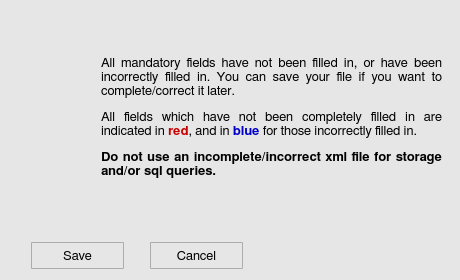
<?xml version="1.0" encoding="UTF-8"?>
<ui version="4.0">
 <class>fillWindow</class>
 <widget class="QWidget" name="fillWindow">
  <property name="geometry">
   <rect>
    <x>0</x>
    <y>0</y>
    <width>460</width>
    <height>280</height>
   </rect>
  </property>
  <property name="minimumSize">
   <size>
    <width>460</width>
    <height>200</height>
   </size>
  </property>
  <property name="maximumSize">
   <size>
    <width>460</width>
    <height>280</height>
   </size>
  </property>
  <property name="font">
   <font>
    <family>FreeSans</family>
    <pointsize>10</pointsize>
    <stylestrategy>PreferAntialias</stylestrategy>
    <kerning>true</kerning>
   </font>
  </property>
  <property name="windowTitle">
   <string>Warning</string>
  </property>
  <property name="windowIcon">
   <iconset>
    <normaloff>icons/warning_popup_icon.svg</normaloff>icons/warning_popup_icon.svg</iconset>
  </property>
  <property name="styleSheet">
   <string notr="true">QWidget {
	background-color: rgb(230,230,230);
}</string>
  </property>
  <layout class="QGridLayout" name="gridLayout">
   <item row="0" column="0">
    <layout class="QVBoxLayout" name="verticalLayout_3">
     <item>
      <layout class="QHBoxLayout" name="horizontalLayout">
       <item>
        <layout class="QVBoxLayout" name="verticalLayout_2">
         <item>
          <widget class="QLabel" name="fw_label_2">
           <property name="minimumSize">
            <size>
             <width>50</width>
             <height>50</height>
            </size>
           </property>
           <property name="maximumSize">
            <size>
             <width>50</width>
             <height>50</height>
            </size>
           </property>
           <property name="text">
            <string/>
           </property>
           <property name="pixmap">
            <pixmap>icons/warning_popup_icon.svg</pixmap>
           </property>
           <property name="scaledContents">
            <bool>true</bool>
           </property>
          </widget>
         </item>
         <item>
          <spacer name="verticalSpacer_3">
           <property name="orientation">
            <enum>Qt::Vertical</enum>
           </property>
           <property name="sizeHint" stdset="0">
            <size>
             <width>20</width>
             <height>18</height>
            </size>
           </property>
          </spacer>
         </item>
        </layout>
       </item>
       <item>
        <spacer name="horizontalSpacer">
         <property name="orientation">
          <enum>Qt::Horizontal</enum>
         </property>
         <property name="sizeType">
          <enum>QSizePolicy::Fixed</enum>
         </property>
         <property name="sizeHint" stdset="0">
          <size>
           <width>20</width>
           <height>20</height>
          </size>
         </property>
        </spacer>
       </item>
       <item>
        <widget class="QLabel" name="fw_label_1">
         <property name="minimumSize">
          <size>
           <width>341</width>
           <height>120</height>
          </size>
         </property>
         <property name="maximumSize">
          <size>
           <width>341</width>
           <height>200</height>
          </size>
         </property>
         <property name="font">
          <font>
           <family>FreeSans</family>
           <pointsize>10</pointsize>
           <weight>50</weight>
           <bold>false</bold>
           <stylestrategy>PreferAntialias</stylestrategy>
           <kerning>true</kerning>
          </font>
         </property>
         <property name="text">
          <string>&lt;html&gt;&lt;head/&gt;&lt;body&gt;&lt;p align=&quot;justify&quot;&gt;All mandatory fields have not been filled in, or have been incorrectly filled in. You can save your file if you want to complete/correct it later.&lt;/p&gt;&lt;p align=&quot;justify&quot;&gt;All fields which have not been completely filled in are indicated in &lt;span style=&quot; font-weight:600; color:#c80000;&quot;&gt;red&lt;/span&gt;, and in &lt;span style=&quot; font-weight:600; color:#0000c8;&quot;&gt;blue&lt;/span&gt; for those incorrectly filled in.&lt;/p&gt;&lt;p align=&quot;justify&quot;&gt;&lt;span style=&quot; font-weight:600;&quot;&gt;Do not use an incomplete/incorrect xml file for storage and/or sql queries.&lt;/span&gt;&lt;/p&gt;&lt;/body&gt;&lt;/html&gt;</string>
         </property>
         <property name="wordWrap">
          <bool>true</bool>
         </property>
        </widget>
       </item>
      </layout>
     </item>
     <item>
      <spacer name="verticalSpacer">
       <property name="orientation">
        <enum>Qt::Vertical</enum>
       </property>
       <property name="sizeType">
        <enum>QSizePolicy::Fixed</enum>
       </property>
       <property name="sizeHint" stdset="0">
        <size>
         <width>20</width>
         <height>13</height>
        </size>
       </property>
      </spacer>
     </item>
     <item>
      <layout class="QHBoxLayout" name="horizontalLayout_2">
       <item>
        <spacer name="horizontalSpacer_4">
         <property name="orientation">
          <enum>Qt::Horizontal</enum>
         </property>
         <property name="sizeType">
          <enum>QSizePolicy::Fixed</enum>
         </property>
         <property name="sizeHint" stdset="0">
          <size>
           <width>20</width>
           <height>20</height>
          </size>
         </property>
        </spacer>
       </item>
       <item>
        <widget class="QToolButton" name="fw_okButton">
         <property name="minimumSize">
          <size>
           <width>93</width>
           <height>27</height>
          </size>
         </property>
         <property name="maximumSize">
          <size>
           <width>93</width>
           <height>27</height>
          </size>
         </property>
         <property name="font">
          <font>
           <family>FreeSans</family>
           <pointsize>10</pointsize>
           <weight>50</weight>
           <bold>false</bold>
           <stylestrategy>PreferDefault</stylestrategy>
           <kerning>true</kerning>
          </font>
         </property>
         <property name="styleSheet">
          <string notr="true">QToolButton {
	border: 1px solid #acacac;
	border-radius: 1px;
	background-color: qlineargradient(x1:0, y1:0, x2:0, y2:1,
									stop:0 #f0f0f0, stop:1 #e5e5e5);
}

QToolButton:hover {
	border: 1px solid #7eb4ea;
	border-radius: 1px;
	background-color: qlineargradient(x1:0, y1:0, x2:0, y2:1,
									stop:0 #ecf4fc, stop:1 #dcecfc);
}

QToolButton:pressed {
	border: 1px solid #579de5;
	border-radius: 1px;
	background-color: qlineargradient(x1:0, y1:0, x2:0, y2:1,
									stop:0 #daecfc, stop:1 #c4e0fc);
}</string>
         </property>
         <property name="text">
          <string>Save</string>
         </property>
         <property name="toolButtonStyle">
          <enum>Qt::ToolButtonTextOnly</enum>
         </property>
        </widget>
       </item>
       <item>
        <spacer name="horizontalSpacer_3">
         <property name="orientation">
          <enum>Qt::Horizontal</enum>
         </property>
         <property name="sizeType">
          <enum>QSizePolicy::Fixed</enum>
         </property>
         <property name="sizeHint" stdset="0">
          <size>
           <width>20</width>
           <height>20</height>
          </size>
         </property>
        </spacer>
       </item>
       <item>
        <widget class="QToolButton" name="fw_cancelButton">
         <property name="minimumSize">
          <size>
           <width>93</width>
           <height>27</height>
          </size>
         </property>
         <property name="maximumSize">
          <size>
           <width>93</width>
           <height>27</height>
          </size>
         </property>
         <property name="font">
          <font>
           <family>FreeSans</family>
           <pointsize>10</pointsize>
           <weight>50</weight>
           <bold>false</bold>
           <stylestrategy>PreferDefault</stylestrategy>
           <kerning>true</kerning>
          </font>
         </property>
         <property name="styleSheet">
          <string notr="true">QToolButton {
	border: 1px solid #acacac;
	border-radius: 1px;
	background-color: qlineargradient(x1:0, y1:0, x2:0, y2:1,
									stop:0 #f0f0f0, stop:1 #e5e5e5);
}

QToolButton:hover {
	border: 1px solid #7eb4ea;
	border-radius: 1px;
	background-color: qlineargradient(x1:0, y1:0, x2:0, y2:1,
									stop:0 #ecf4fc, stop:1 #dcecfc);
}

QToolButton:pressed {
	border: 1px solid #579de5;
	border-radius: 1px;
	background-color: qlineargradient(x1:0, y1:0, x2:0, y2:1,
									stop:0 #daecfc, stop:1 #c4e0fc);
}</string>
         </property>
         <property name="text">
          <string>Cancel</string>
         </property>
         <property name="toolButtonStyle">
          <enum>Qt::ToolButtonTextOnly</enum>
         </property>
        </widget>
       </item>
       <item>
        <spacer name="horizontalSpacer_2">
         <property name="orientation">
          <enum>Qt::Horizontal</enum>
         </property>
         <property name="sizeType">
          <enum>QSizePolicy::Expanding</enum>
         </property>
         <property name="sizeHint" stdset="0">
          <size>
           <width>20</width>
           <height>20</height>
          </size>
         </property>
        </spacer>
       </item>
      </layout>
     </item>
    </layout>
   </item>
  </layout>
 </widget>
 <resources/>
 <connections/>
</ui>
